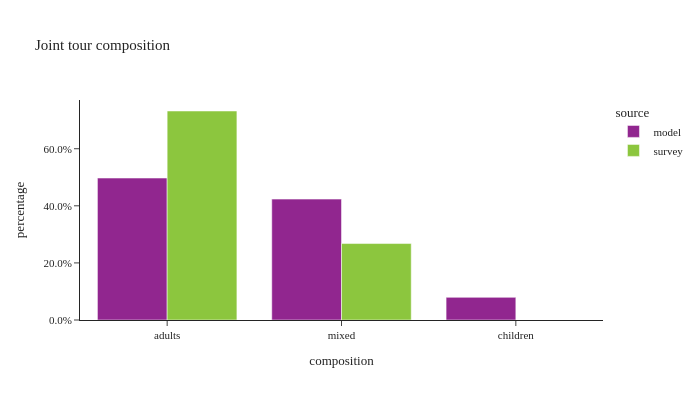

The code cell stored with this chart in its notebook:
### Code cell
util.plot_share_barchart(joint_tour_data, 'tour_weight', 'composition', title="Joint tour composition")

### Figure 1 — Plotly figure (JSON) as saved in the notebook; plotly's stock layout.template omitted (floating-point values rounded to 4 significant figures)
{"data": [{"alignmentgroup": "True", "customdata": [[59984], [51090], [9563]], "hovertemplate": "source=model<br>composition=%{x}<br>percentage=%{y}<br>sample_size=%{customdata[0]}<extra></extra>", "legendgroup": "model", "marker": {"color": "#91268F", "pattern": {"shape": ""}}, "name": "model", "offsetgroup": "model", "orientation": "v", "showlegend": true, "textposition": "auto", "type": "bar", "x": ["adults", "mixed", "children"], "xaxis": "x", "y": [0.4972, 0.4235, 0.07927], "yaxis": "y"}, {"alignmentgroup": "True", "customdata": [[328], [120]], "hovertemplate": "source=survey<br>composition=%{x}<br>percentage=%{y}<br>sample_size=%{customdata[0]}<extra></extra>", "legendgroup": "survey", "marker": {"color": "#8CC63E", "pattern": {"shape": ""}}, "name": "survey", "offsetgroup": "survey", "orientation": "v", "showlegend": true, "textposition": "auto", "type": "bar", "x": ["adults", "mixed"], "xaxis": "x", "y": [0.7321, 0.2679], "yaxis": "y"}], "layout": {"barmode": "group", "height": 400, "legend": {"title": {"text": "source"}, "tracegroupgap": 0}, "title": {"text": "Joint tour composition"}, "width": 700, "xaxis": {"anchor": "y", "domain": [0.0, 1.0], "title": {"text": "composition"}}, "yaxis": {"anchor": "x", "domain": [0.0, 1.0], "tickformat": ".1%", "title": {"text": "percentage"}}}}
